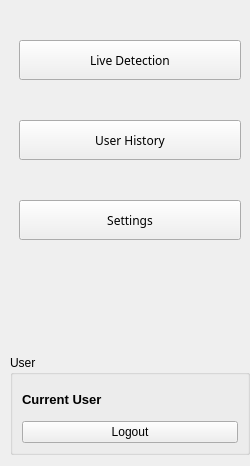
     <widget class="QWidget" name="dashboard" native="true">
      <property name="sizePolicy">
       <sizepolicy hsizetype="Fixed" vsizetype="Preferred">
        <horstretch>0</horstretch>
        <verstretch>0</verstretch>
       </sizepolicy>
      </property>
      <property name="minimumSize">
       <size>
        <width>250</width>
        <height>0</height>
       </size>
      </property>
      <property name="maximumSize">
       <size>
        <width>250</width>
        <height>16777215</height>
       </size>
      </property>
      <property name="styleSheet">
       <string notr="true"/>
      </property>
      <layout class="QVBoxLayout" name="verticalLayout_3" stretch="0,0,0,0">
       <property name="leftMargin">
        <number>10</number>
       </property>
       <property name="rightMargin">
        <number>0</number>
       </property>
       <item>
        <widget class="QLabel" name="logo">
         <property name="sizePolicy">
          <sizepolicy hsizetype="Fixed" vsizetype="Fixed">
           <horstretch>0</horstretch>
           <verstretch>0</verstretch>
          </sizepolicy>
         </property>
         <property name="maximumSize">
          <size>
           <width>16777215</width>
           <height>200</height>
          </size>
         </property>
         <property name="toolTipDuration">
          <number>-3</number>
         </property>
         <property name="text">
          <string/>
         </property>
         <property name="pixmap">
          <pixmap resource="../icon/myicons.qrc">:/icons/logo3.png</pixmap>
         </property>
         <property name="scaledContents">
          <bool>true</bool>
         </property>
        </widget>
       </item>
       <item>
        <widget class="QWidget" name="dashbaord_btn" native="true">
         <property name="minimumSize">
          <size>
           <width>0</width>
           <height>150</height>
          </size>
         </property>
         <property name="maximumSize">
          <size>
           <width>16777215</width>
           <height>244</height>
          </size>
         </property>
         <layout class="QVBoxLayout" name="verticalLayout_2">
          <property name="spacing">
           <number>40</number>
          </property>
          <item>
           <widget class="QPushButton" name="live_detection_btn">
            <property name="sizePolicy">
             <sizepolicy hsizetype="Minimum" vsizetype="Preferred">
              <horstretch>0</horstretch>
              <verstretch>0</verstretch>
             </sizepolicy>
            </property>
            <property name="minimumSize">
             <size>
              <width>0</width>
              <height>40</height>
             </size>
            </property>
            <property name="maximumSize">
             <size>
              <width>16777215</width>
              <height>40</height>
             </size>
            </property>
            <property name="font">
             <font>
              <family>MoeumT R</family>
              <pointsize>9</pointsize>
              <weight>50</weight>
              <bold>false</bold>
             </font>
            </property>
            <property name="layoutDirection">
             <enum>Qt::LeftToRight</enum>
            </property>
            <property name="text">
             <string>Live Detection</string>
            </property>
            <property name="icon">
             <iconset resource="../icon/myicons.qrc">
              <normaloff>:/icons/camera.svg</normaloff>:/icons/camera.svg</iconset>
            </property>
            <property name="iconSize">
             <size>
              <width>20</width>
              <height>17</height>
             </size>
            </property>
            <property name="flat">
             <bool>false</bool>
            </property>
           </widget>
          </item>
          <item>
           <widget class="QPushButton" name="saved_record">
            <property name="sizePolicy">
             <sizepolicy hsizetype="Minimum" vsizetype="Preferred">
              <horstretch>0</horstretch>
              <verstretch>0</verstretch>
             </sizepolicy>
            </property>
            <property name="minimumSize">
             <size>
              <width>0</width>
              <height>40</height>
             </size>
            </property>
            <property name="maximumSize">
             <size>
              <width>16777215</width>
              <height>40</height>
             </size>
            </property>
            <property name="font">
             <font>
              <family>MoeumT R</family>
              <pointsize>9</pointsize>
             </font>
            </property>
            <property name="text">
             <string>User History</string>
            </property>
            <property name="icon">
             <iconset resource="../icon/myicons.qrc">
              <normaloff>:/icons/bookmark.svg</normaloff>:/icons/bookmark.svg</iconset>
            </property>
            <property name="iconSize">
             <size>
              <width>20</width>
              <height>18</height>
             </size>
            </property>
           </widget>
          </item>
          <item>
           <widget class="QPushButton" name="settings">
            <property name="sizePolicy">
             <sizepolicy hsizetype="Minimum" vsizetype="Preferred">
              <horstretch>0</horstretch>
              <verstretch>0</verstretch>
             </sizepolicy>
            </property>
            <property name="minimumSize">
             <size>
              <width>0</width>
              <height>40</height>
             </size>
            </property>
            <property name="maximumSize">
             <size>
              <width>16777215</width>
              <height>40</height>
             </size>
            </property>
            <property name="font">
             <font>
              <family>MoeumT R</family>
              <pointsize>9</pointsize>
             </font>
            </property>
            <property name="text">
             <string>Settings</string>
            </property>
            <property name="icon">
             <iconset resource="../icon/myicons.qrc">
              <normaloff>:/icons/settings.svg</normaloff>:/icons/settings.svg</iconset>
            </property>
            <property name="iconSize">
             <size>
              <width>20</width>
              <height>16</height>
             </size>
            </property>
           </widget>
          </item>
         </layout>
        </widget>
       </item>
       <item>
        <spacer name="verticalSpacer">
         <property name="orientation">
          <enum>Qt::Vertical</enum>
         </property>
         <property name="sizeType">
          <enum>QSizePolicy::Expanding</enum>
         </property>
         <property name="sizeHint" stdset="0">
          <size>
           <width>0</width>
           <height>100</height>
          </size>
         </property>
        </spacer>
       </item>
       <item>
        <widget class="QGroupBox" name="user_groupBox">
         <property name="sizePolicy">
          <sizepolicy hsizetype="Preferred" vsizetype="Fixed">
           <horstretch>0</horstretch>
           <verstretch>0</verstretch>
          </sizepolicy>
         </property>
         <property name="minimumSize">
          <size>
           <width>0</width>
           <height>100</height>
          </size>
         </property>
         <property name="maximumSize">
          <size>
           <width>16777215</width>
           <height>100</height>
          </size>
         </property>
         <property name="title">
          <string>User</string>
         </property>
         <layout class="QVBoxLayout" name="verticalLayout">
          <item>
           <widget class="QLabel" name="user_name_label">
            <property name="font">
             <font>
              <pointsize>10</pointsize>
              <weight>75</weight>
              <bold>true</bold>
             </font>
            </property>
            <property name="text">
             <string>Current User</string>
            </property>
           </widget>
          </item>
          <item>
           <widget class="QPushButton" name="logout">
            <property name="text">
             <string>Logout</string>
            </property>
            <property name="icon">
             <iconset resource="../icon/myicons.qrc">
              <normaloff>:/icons/log-out.svg</normaloff>:/icons/log-out.svg</iconset>
            </property>
            <property name="iconSize">
             <size>
              <width>20</width>
              <height>15</height>
             </size>
            </property>
           </widget>
          </item>
         </layout>
        </widget>
       </item>
      </layout>
     </widget>
